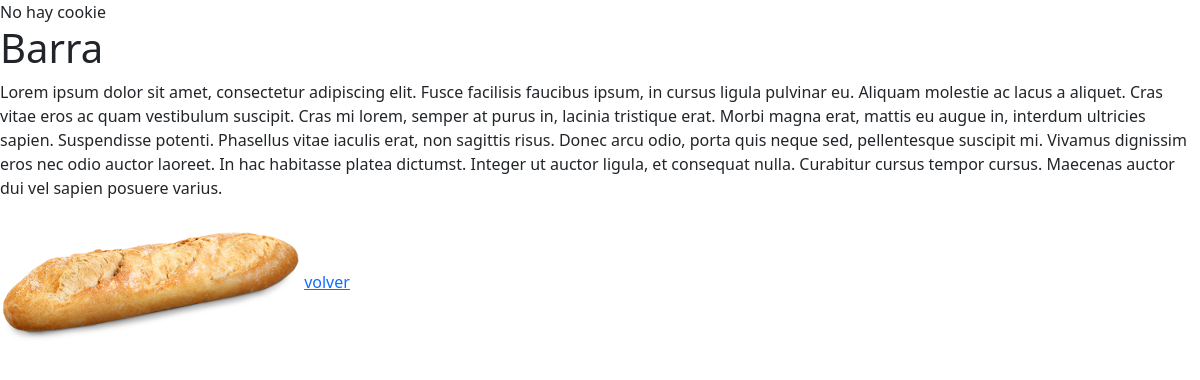
/verProducto.php?codigo=1, run on the app's committed database.
### tables this page shows
create table producto (
    codigo numeric(5) primary key,
    nombre varchar(25) not null,
    descripcion text,
    alta varchar(50) not null,
    baja varchar(50) not null
);

### funciones/funcionesBD.php (called while the page is built, shortened)
<?php
function VerProducto($codigo)
{
    try{
        $array=array();
        $con= new PDO("mysql:host=".IP.";dbname=".BBDD,USER,PASS);
        $con -> setAttribute(PDO::ATTR_ERRMODE, PDO::ERRMODE_EXCEPTION);
        $sql=$con->prepare("select * from producto where codigo =:codigo");
            $sql->bindParam(":codigo", $codigo);
            $sql->execute();
            if($sql->rowCount()==1)
            {
                $row=$sql->fetch();
                array_push($array, $row['nombre'], $row['descripcion'], $row['alta']);
            }
    }catch(PDOException $ex)
    {
        $numError = $ex->getCode();
        if($numError == 1049)
        {
            echo "<p>No se reconoce la BBDD.</p>";
        }
        if($numError == 1146)
        {
            echo "<p>La tabla no existe.</p>";
        }
        else if($numError == 2002)
        {
            echo "<p>Error al conectar con el servidor.</p>";
        }
        else if($numError == 1045)
        {
            echo "<p>Error en la autenticación.</p>";
        }
    }
    finally
    {
        return $array;
    }
}
?>

### verProducto.php (the view, shortened to what this page needs)
<!DOCTYPE html>
<html lang="es">
<head>
    <link href="https://cdn.jsdelivr.net/npm/bootstrap@5.1.3/dist/css/bootstrap.min.css" rel="stylesheet">
</head>
<body>
<?php
    require_once("./funciones/funcionesBD.php");
    if(isset($_REQUEST['codigo']))
    {
        if(!isset($_COOKIE['visitado']))
        {
            echo"No hay cookie";
        }
        $array=VerProducto($_REQUEST['codigo']);
        echo "<h1>".$array[0]."</h1>";
        echo "<p>".$array[1]."</p>";
        echo"<img src='".$array[2]."'/>";
    }
    else
    {
        header("Location: index.php");
    }
    ?>
    <a href="./index.php">volver</a>
</body>
</html>

### data on the page
producto: nombre "Barra", descripcion "Lorem ipsum dolor sit amet, consectetur adipiscing elit. Fusce facilisis faucibus ipsum, in cursus ligula pulvinar eu. Aliquam molestie ac lacus a aliquet. Cras vitae eros ac quam vestibulum suscipit. Cras mi lorem, semper at purus in, lacinia tristique erat. Morbi magna erat, mattis eu augue in, interdum ultricies sapien. Suspendisse potenti. Phasellus vitae iaculis erat, non sagittis risus. Donec arcu odio, porta quis neque sed, pellentesque suscipit mi. Vivamus dignissim eros nec odio auctor laoreet. In hac habitasse platea dictumst. Integer ut auctor ligula, et consequat nulla. Curabitur cursus tempor cursus. Maecenas auctor dui vel sapien posuere varius.", alta (picture)
